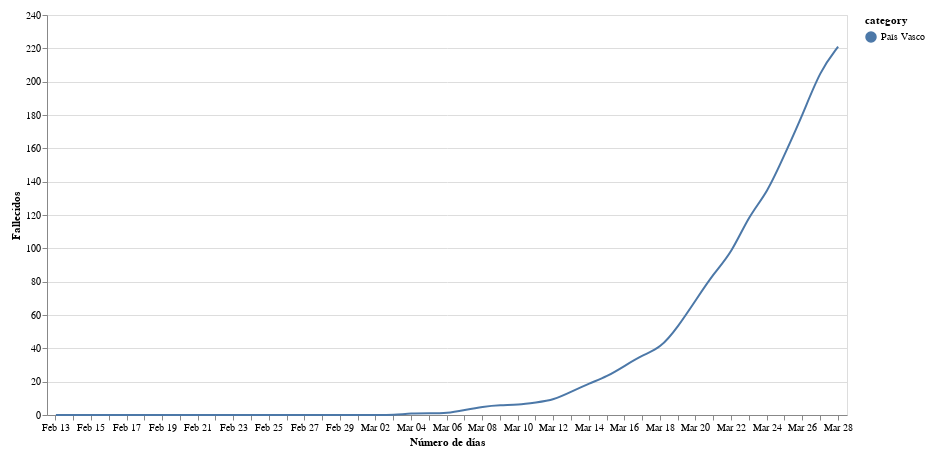

Notebook code for this chart:
### Markdown cell above
## País Vasco

### Code cell
#collapse

import requests
import pandas as pd
from io import BytesIO
import numpy as np
import altair as alt

# data download
response = requests.get('https://docs.google.com/spreadsheet/ccc?key=1FwOXbkWeuS1LHrKxhSfepGtsgQ6iIEQZmWig_JKo8z0&output=csv&gid=1616296995')
assert response.status_code == 200, 'Wrong status code'
data = response.content
df = pd.read_csv(BytesIO(data), parse_dates=['Fecha'], dayfirst=True)
df = df.interpolate(method='piecewise_polynomial')

# plot
df = df.set_index('Fecha')['País Vasco']
source = df.reset_index().melt('Fecha', var_name='category', value_name='Fallecidos')

selection = alt.selection_multi(fields=['category'], bind='legend')

line = alt.Chart(source).mark_line(interpolate='basis').encode(
    alt.X('monthdate(Fecha):O', axis=alt.Axis(tickRound=True), title='Número de días'),
    alt.Y('Fallecidos:Q'),
    alt.Color('category:N'),
    opacity=alt.condition(selection, alt.value(1), alt.value(0.2))
)

nearest = alt.selection(type='single', nearest=True, on='mouseover',
                        fields=['Fecha'], empty='none')

# Transparent selectors across the chart. This is what tells us
# the x-value of the cursor
selectors = alt.Chart(source).mark_point().encode(
    x='monthdate(Fecha):O',
    opacity=alt.value(0),
).add_selection(
    nearest
)

# Draw points on the line, and highlight based on selection
points = line.mark_point().encode(
    opacity=alt.condition(nearest, alt.value(1), alt.value(0))
)

# Draw text labels near the points, and highlight based on selection
text = line.mark_text(align='left', dx=5, dy=-5).encode(
    text=alt.condition(nearest, 'Fallecidos:Q', alt.value(' '))
)

line = line.add_selection(
    selection
)

# Draw a rule at the location of the selection
rules = alt.Chart(source).mark_rule(color='gray').encode(
    x='monthdate(Fecha):O',
).transform_filter(
    nearest
)

# Put the five layers into a chart and bind the data
alt.layer(
    line, selectors, points, rules, text
).properties(
    width=800, height=400
).configure(
    padding=10
)

### Figure 1 — Vega-Lite specification as saved in the notebook (floating-point values rounded to 4 significant figures)
{"config": {"view": {"continuousWidth": 400, "continuousHeight": 300}, "padding": 10}, "layer": [{"mark": {"type": "line", "interpolate": "basis"}, "encoding": {"color": {"type": "nominal", "field": "category"}, "opacity": {"condition": {"value": 1, "selection": "selector007"}, "value": 0.2}, "x": {"type": "ordinal", "axis": {"tickRound": true}, "field": "Fecha", "timeUnit": "monthdate", "title": "Número de días"}, "y": {"type": "quantitative", "field": "Fallecidos"}}, "selection": {"selector007": {"type": "multi", "fields": ["category"], "bind": "legend"}}}, {"mark": "point", "encoding": {"opacity": {"value": 0}, "x": {"type": "ordinal", "field": "Fecha", "timeUnit": "monthdate"}}, "selection": {"selector008": {"type": "single", "nearest": true, "on": "mouseover", "fields": ["Fecha"], "empty": "none"}}}, {"mark": "point", "encoding": {"color": {"type": "nominal", "field": "category"}, "opacity": {"condition": {"value": 1, "selection": "selector008"}, "value": 0}, "x": {"type": "ordinal", "axis": {"tickRound": true}, "field": "Fecha", "timeUnit": "monthdate", "title": "Número de días"}, "y": {"type": "quantitative", "field": "Fallecidos"}}}, {"mark": {"type": "rule", "color": "gray"}, "encoding": {"x": {"type": "ordinal", "field": "Fecha", "timeUnit": "monthdate"}}, "transform": [{"filter": {"selection": "selector008"}}]}, {"mark": {"type": "text", "align": "left", "dx": 5, "dy": -5}, "encoding": {"color": {"type": "nominal", "field": "category"}, "opacity": {"condition": {"value": 1, "selection": "selector007"}, "value": 0.2}, "text": {"condition": {"type": "quantitative", "field": "Fallecidos", "selection": "selector008"}, "value": " "}, "x": {"type": "ordinal", "axis": {"tickRound": true}, "field": "Fecha", "timeUnit": "monthdate", "title": "Número de días"}, "y": {"type": "quantitative", "field": "Fallecidos"}}}], "data": {"name": "data-e29a3f325e5099ca44c5918da21335d7"}, "height": 400, "width": 800, "$schema": "https://vega.github.io/schema/vega-lite/v4.0.2.json", "datasets": {"data-e29a3f325e5099ca44c5918da21335d7": [{"Fecha": "2020-02-13T00:00:00", "category": "País Vasco", "Fallecidos": 0.0}, {"Fecha": "2020-02-14T00:00:00", "category": "País Vasco", "Fallecidos": 0.0}, {"Fecha": "2020-02-15T00:00:00", "category": "País Vasco", "Fallecidos": 0.0}, {"Fecha": "2020-02-16T00:00:00", "category": "País Vasco", "Fallecidos": 0.0}, {"Fecha": "2020-02-17T00:00:00", "category": "País Vasco", "Fallecidos": 0.0}, {"Fecha": "2020-02-18T00:00:00", "category": "País Vasco", "Fallecidos": 0.0}, {"Fecha": "2020-02-19T00:00:00", "category": "País Vasco", "Fallecidos": 0.0}, {"Fecha": "2020-02-20T00:00:00", "category": "País Vasco", "Fallecidos": 0.0}, {"Fecha": "2020-02-21T00:00:00", "category": "País Vasco", "Fallecidos": 0.0}, {"Fecha": "2020-02-22T00:00:00", "category": "País Vasco", "Fallecidos": 0.0}, {"Fecha": "2020-02-23T00:00:00", "category": "País Vasco", "Fallecidos": 0.0}, {"Fecha": "2020-02-24T00:00:00", "category": "País Vasco", "Fallecidos": 0.0}, {"Fecha": "2020-02-25T00:00:00", "category": "País Vasco", "Fallecidos": 0.0}, {"Fecha": "2020-02-26T00:00:00", "category": "País Vasco", "Fallecidos": 0.0}, {"Fecha": "2020-02-27T00:00:00", "category": "País Vasco", "Fallecidos": 0.0}, {"Fecha": "2020-02-28T00:00:00", "category": "País Vasco", "Fallecidos": 0.0}, {"Fecha": "2020-02-29T00:00:00", "category": "País Vasco", "Fallecidos": 0.0}, {"Fecha": "2020-03-01T00:00:00", "category": "País Vasco", "Fallecidos": 0.0}, {"Fecha": "2020-03-02T00:00:00", "category": "País Vasco", "Fallecidos": 0.0}, {"Fecha": "2020-03-03T00:00:00", "category": "País Vasco", "Fallecidos": 0.0}, {"Fecha": "2020-03-04T00:00:00", "category": "País Vasco", "Fallecidos": 1.0}, {"Fecha": "2020-03-05T00:00:00", "category": "País Vasco", "Fallecidos": 1.0}, {"Fecha": "2020-03-06T00:00:00", "category": "País Vasco", "Fallecidos": 1.0}, {"Fecha": "2020-03-07T00:00:00", "category": "País Vasco", "Fallecidos": 3.0}, {"Fecha": "2020-03-08T00:00:00", "category": "País Vasco", "Fallecidos": 5.0}, {"Fecha": "2020-03-09T00:00:00", "category": "País Vasco", "Fallecidos": 6.0}, {"Fecha": "2020-03-10T00:00:00", "category": "País Vasco", "Fallecidos": 6.0}, {"Fecha": "2020-03-11T00:00:00", "category": "País Vasco", "Fallecidos": 7.5}, {"Fecha": "2020-03-12T00:00:00", "category": "País Vasco", "Fallecidos": 9.0}, {"Fecha": "2020-03-13T00:00:00", "category": "País Vasco", "Fallecidos": 14.0}, {"Fecha": "2020-03-14T00:00:00", "category": "País Vasco", "Fallecidos": 19.0}, {"Fecha": "2020-03-15T00:00:00", "category": "País Vasco", "Fallecidos": 23.0}, {"Fecha": "2020-03-16T00:00:00", "category": "País Vasco", "Fallecidos": 29.5}, {"Fecha": "2020-03-17T00:00:00", "category": "País Vasco", "Fallecidos": 36.0}, {"Fecha": "2020-03-18T00:00:00", "category": "País Vasco", "Fallecidos": 40.0}, {"Fecha": "2020-03-19T00:00:00", "category": "País Vasco", "Fallecidos": 53.0}, {"Fecha": "2020-03-20T00:00:00", "category": "País Vasco", "Fallecidos": 69.0}, {"Fecha": "2020-03-21T00:00:00", "category": "País Vasco", "Fallecidos": 85.0}, {"Fecha": "2020-03-22T00:00:00", "category": "País Vasco", "Fallecidos": 97.0}, {"Fecha": "2020-03-23T00:00:00", "category": "País Vasco", "Fallecidos": 120.0}, {"Fecha": "2020-03-24T00:00:00", "category": "País Vasco", "Fallecidos": 133.0}, {"Fecha": "2020-03-25T00:00:00", "category": "País Vasco", "Fallecidos": 156.5}, {"Fecha": "2020-03-26T00:00:00", "category": "País Vasco", "Fallecidos": 180.0}, {"Fecha": "2020-03-27T00:00:00", "category": "País Vasco", "Fallecidos": 207.0}, {"Fecha": "2020-03-28T00:00:00", "category": "País Vasco", "Fallecidos": 221.0}]}}
